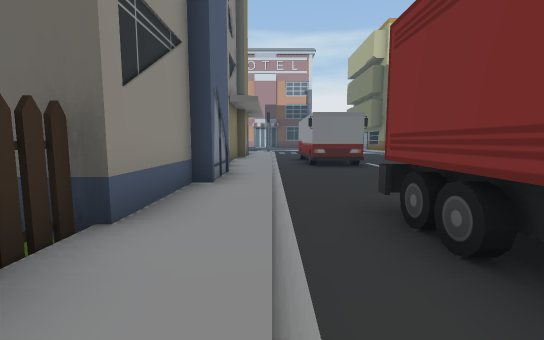
view 1 (above)

22 first-person views from a walk through a Unity game level. The camera is 1.4 m above the floor, tilts 6° down and sees 90° across. The floor is counted in squares, 2 m on a side. Each view is taken from the middle of a square. On the plan, view 1 faces up. The plan holds only what a view shows up to about 9 squares ahead; the rest is blank. The place goes on beyond the plan. The player character is not drawn.

view 2
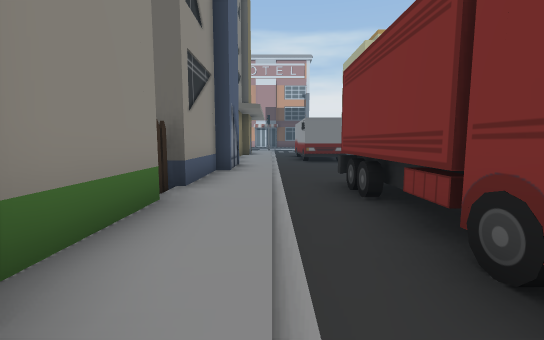

view 3
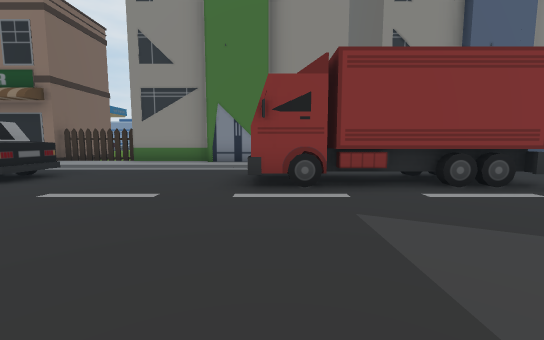

view 4
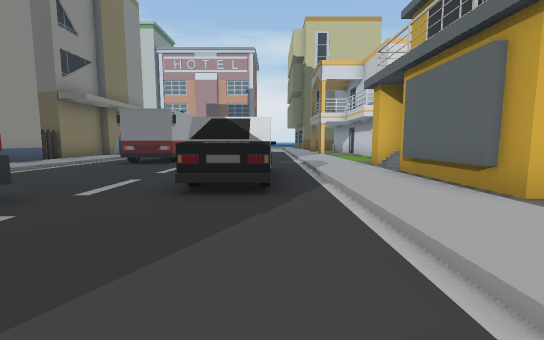

view 5
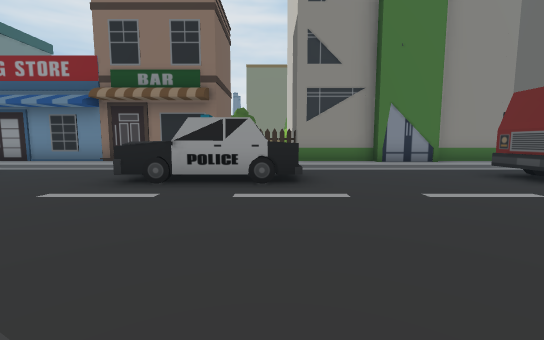

view 6
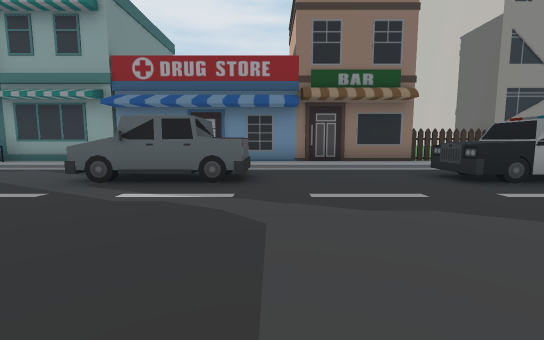

view 7
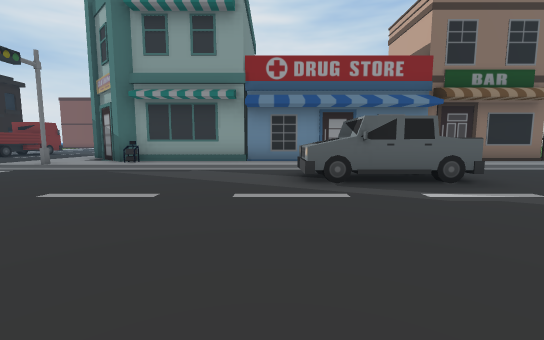

view 8
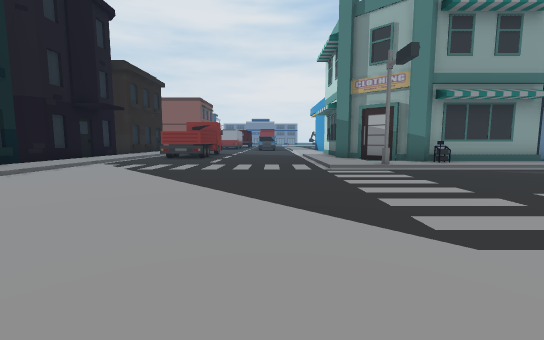

view 9
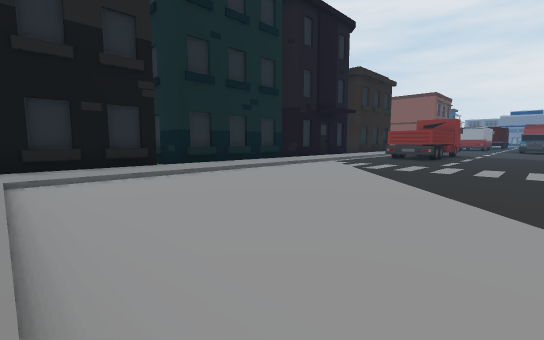

view 10
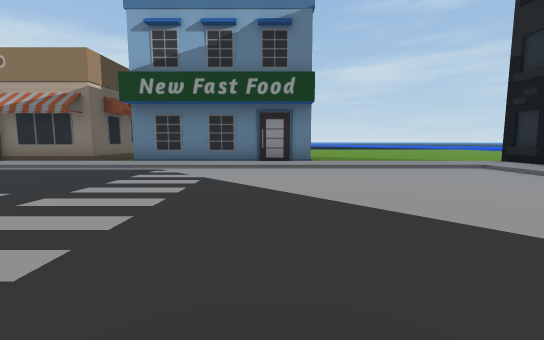

view 11
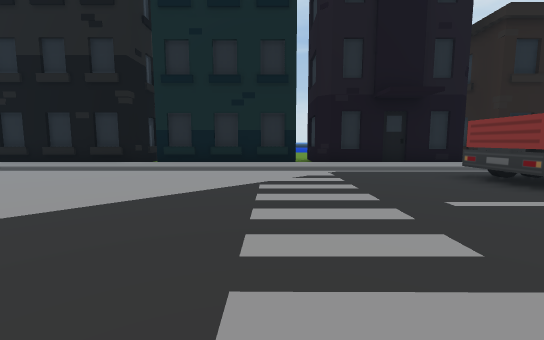

view 12
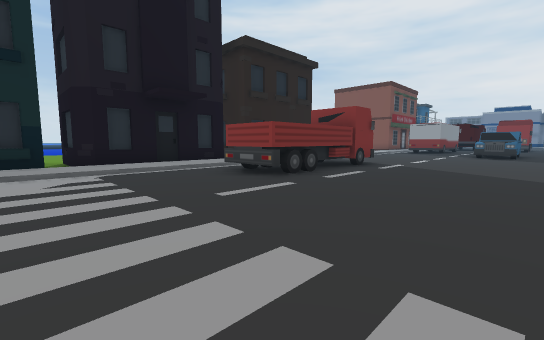

view 13
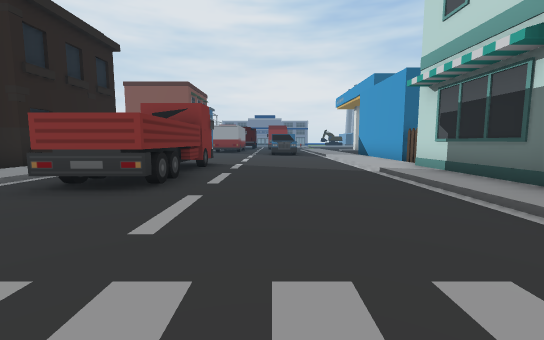

view 14
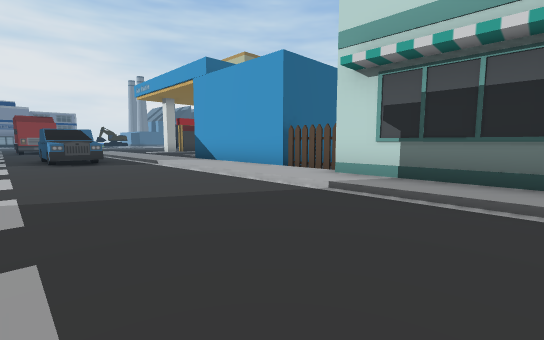

view 15
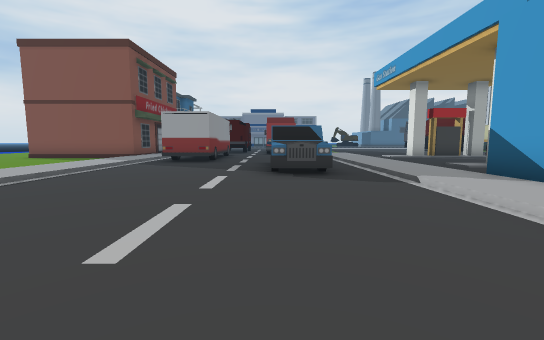

view 16
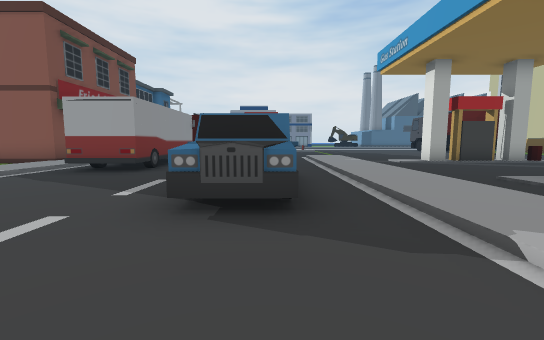

view 17
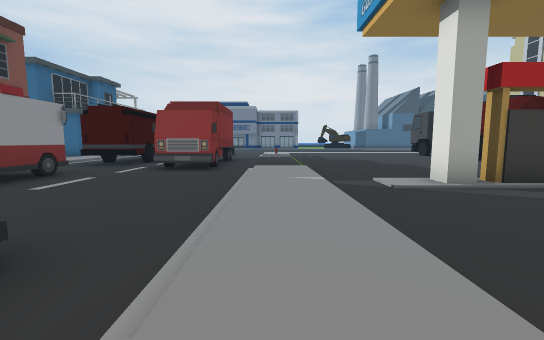

view 18
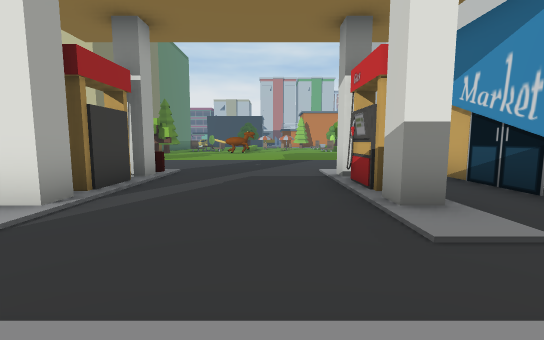

view 19
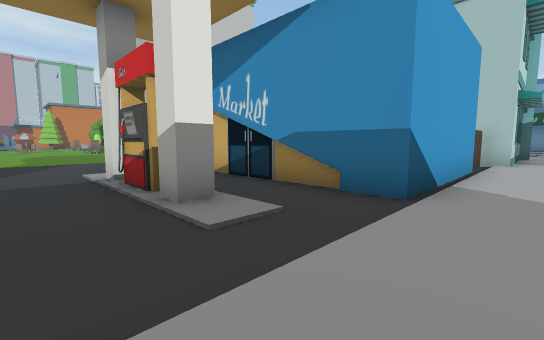

view 20
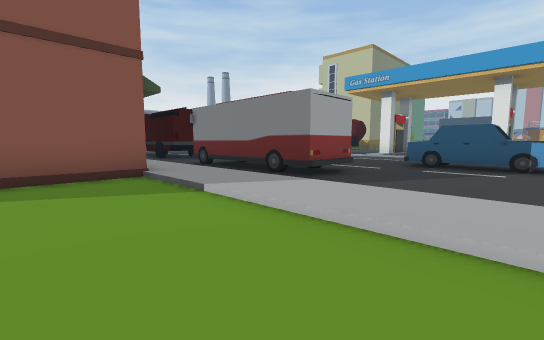

view 21
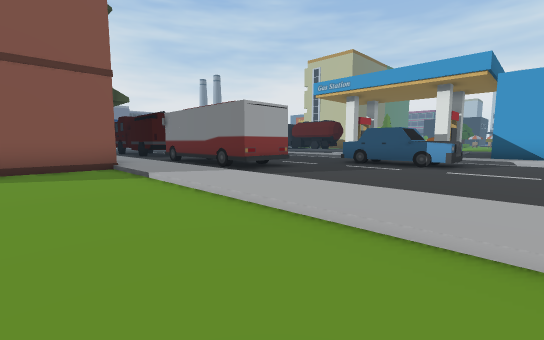

view 22
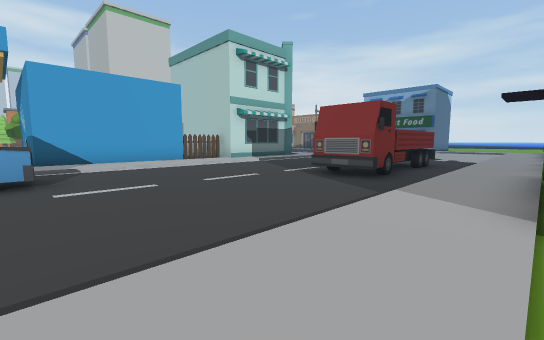

### Floor plan
Key: @ floor where view 1 was taken; # wall or solid block; x gap in a wall; . main floor; : floor 0.25 m higher than the main floor; / step, stairs or slope; B bus; U building; F fence; C car; T truck; A barrel.
Columns run from 24 left of view 1 to 9 right of it. Each row starts with its distance up from view 1.
 10                           BB
  9                        :/.BB  ./:/
  8                       U:/...  ./::
  7                       U:/.... ./:#
  6                        U/.... C/:#
  5                        U/....  /:#
  4                       U:/....CC/:#
  3                      UU:/.##.../:#
  2                       F:/.##.../:
  1                       F:/.##.../:
  0                       U:@.##...
 -1                        U/.##.../
 -2                        U/......
 -3                        U/......
 -4                       U:/......
 -5                      UF:/......
 -6                       F:/.C..../
 -7                       F:/.C....
 -8                       #:/CC....
 -9                       #:/....
-10                       #:/......
-11                       #:/......
-12        ..             #:/....../
-13        :::            #:/TT....
-14     ::::::            #: TT....
-15     ::::::            #:/TT....
-16     ::::::            #:/....../ #
-17     A::::  #          U:/...... :#
-18 ::  x::::#:#          U:/....../:#
-19 ::::x::::#:#   #      U:/....../:#
-20 ::::#::::#:#   #      UU/....../:
-21 :::::::::::#####:U    U:/....../:U
-22 :/:::::::::::::#FFUUUU/:#....../:U
-23  /::::::::::::::::::::::/....../:U
-24 .............................../:U
-25 ##......CCC..................../:U
-26  #......CCC..................../:U
-27 .............................../:
-28 T..BBBB.........TTTTT........../:
-29 T.BBBBBB........TTTTT........../:
-30   ............................./:
-31   :::::::::::::::::::::::::::::::
-32     #/////////UU U//////UUUUUUU##
-33     #........U   ##   #    ##
-34     #........         #

Positions as (right, up) in squares from view 1, and headings:
1: (0, 0), facing up
2: (0, -2), facing up
3: (7, -1), facing left
4: (6, 0), facing up
5: (7, -6), facing left
6: (7, -12), facing left
7: (7, -16), facing left
8: (7, -25), facing left
9: (7, -25), facing down-left
10: (0, -25), facing right
11: (0, -24), facing down
12: (0, -24), facing down-left
13: (0, -26), facing left
14: (-4, -27), facing up-left
15: (-8, -26), facing left
16: (-11, -25), facing left
17: (-15, -23), facing left
18: (-17, -23), facing up
19: (-17, -23), facing up-right
20: (-14, -34), facing up-left
21: (-12, -34), facing up-left
22: (-14, -32), facing up-right
